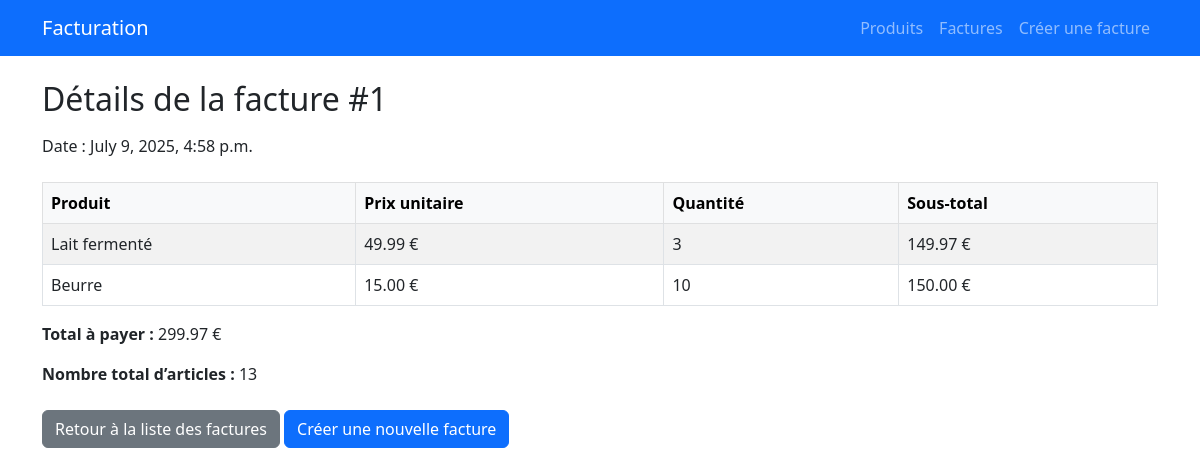
The app's page /facture/1/ with its own data.
### gestion/models.py (models this page shows, shortened)
class Facture(models.Model):
    date_creation = models.DateTimeField(auto_now_add=True)
    def total(self):
        return sum(ligne.produit.prix * ligne.quantite for ligne in self.lignes.all())
    def nombre_produits(self):
        return sum(ligne.quantite for ligne in self.lignes.all())

class LigneFacture(models.Model):
    facture = models.ForeignKey(Facture, on_delete=models.CASCADE, related_name='lignes')
    produit = models.ForeignKey(Produit, on_delete=models.CASCADE)
    quantite = models.PositiveIntegerField(default=1)

class Produit(models.Model):
    nom = models.CharField(max_length=100)
    prix = models.DecimalField(max_digits=10, decimal_places=2)
    date_peremption = models.DateField()

### gestion/views.py (the view)
# urls.py: path('facture/<int:pk>/', views.facture_detail, name='facture_detail'),
def facture_detail(request, pk):
    facture = get_object_or_404(Facture, pk=pk)
    lignes = facture.lignes.all()
    for ligne in lignes:
        ligne.sous_total = ligne.produit.prix * ligne.quantite
    return render(request, 'facture_detail.html', {
        'facture': facture,
        'lignes': lignes
    })

### gestion/templates/facture_detail.html (shortened to what this page needs)
{% extends 'base.html' %}
{% block content %}
<h2 class="mb-3">Détails de la facture #{{ facture.id }}</h2>
<p>Date : {{ facture.date_creation }}</p>
<table class="table table-bordered table-striped mt-4">
  <thead class="table-light">
    <tr>
      <th>Produit</th>
      <th>Prix unitaire</th>
      <th>Quantité</th>
      <th>Sous-total</th>
    </tr>
  </thead>
  <tbody>
    {% for ligne in lignes %}
      <tr>
        <td>{{ ligne.produit.nom }}</td>
        <td>{{ ligne.produit.prix }} €</td>
        <td>{{ ligne.quantite }}</td>
        <td>{{ ligne.sous_total|floatformat:2 }} €</td>
      </tr>
    {% endfor %}
  </tbody>
</table>
<div class="mt-3">
  <p><strong>Total à payer :</strong> {{ facture.total }} €</p>
  <p><strong>Nombre total d’articles :</strong> {{ facture.nombre_produits }}</p>
</div>
<div class="mt-4">
  <a class="btn btn-secondary" href="{% url 'facture_liste' %}">Retour à la liste des factures</a>
  <a class="btn btn-primary" href="{% url 'facture_creer' %}">Créer une nouvelle facture</a>
</div>
{% endblock %}

### records on screen
Facture: id "1", date_creation "July 9, 2025, 4:58 p.m.", total "299.97", nombre_produits "13"
LigneFacture: produit.nom "Lait fermenté", produit.prix "49.99", quantite "3", sous_total "149.97"
LigneFacture: produit.nom "Beurre", produit.prix "15.00", quantite "10", sous_total "150.00"
